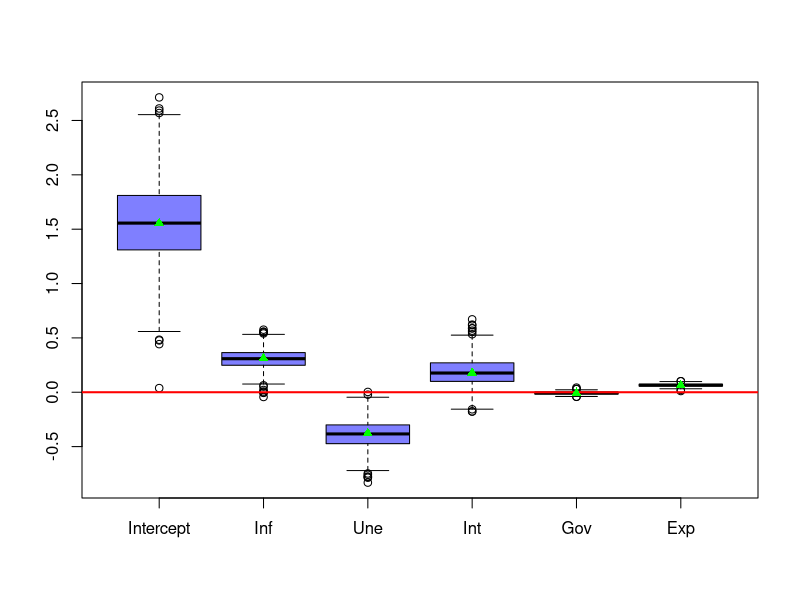
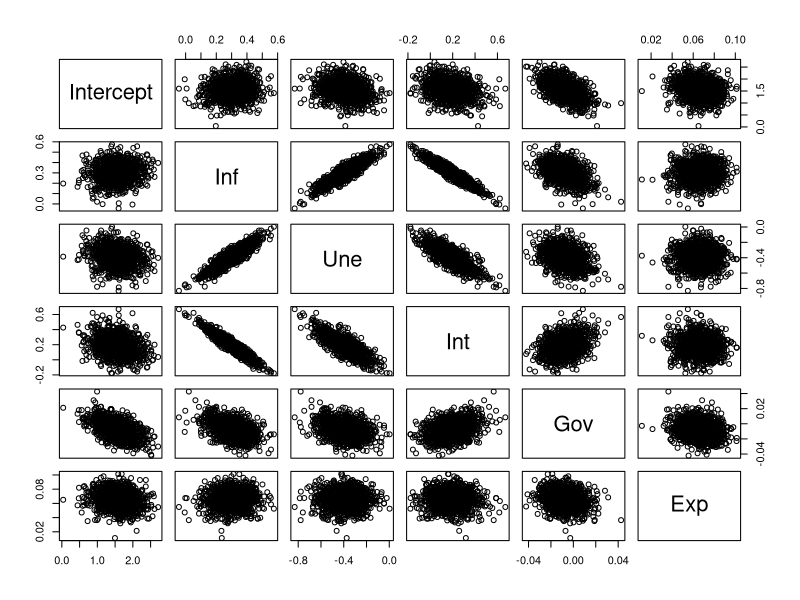
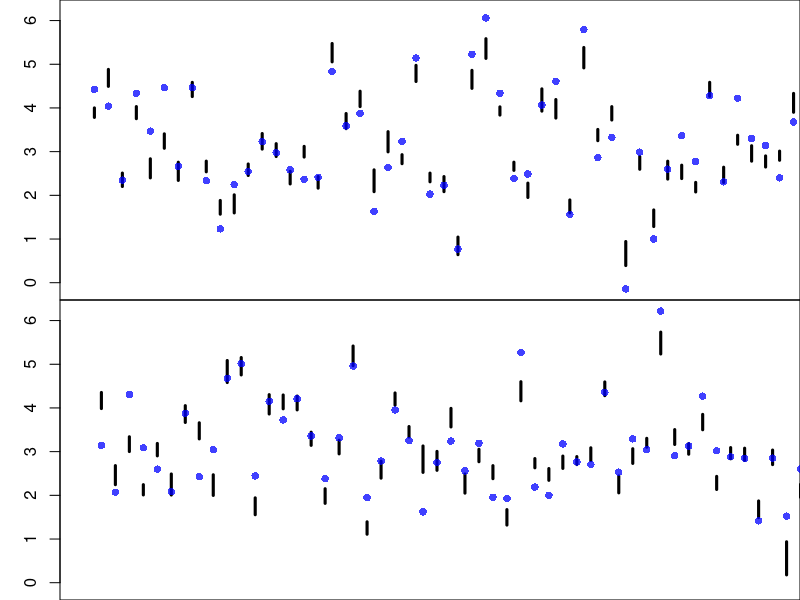
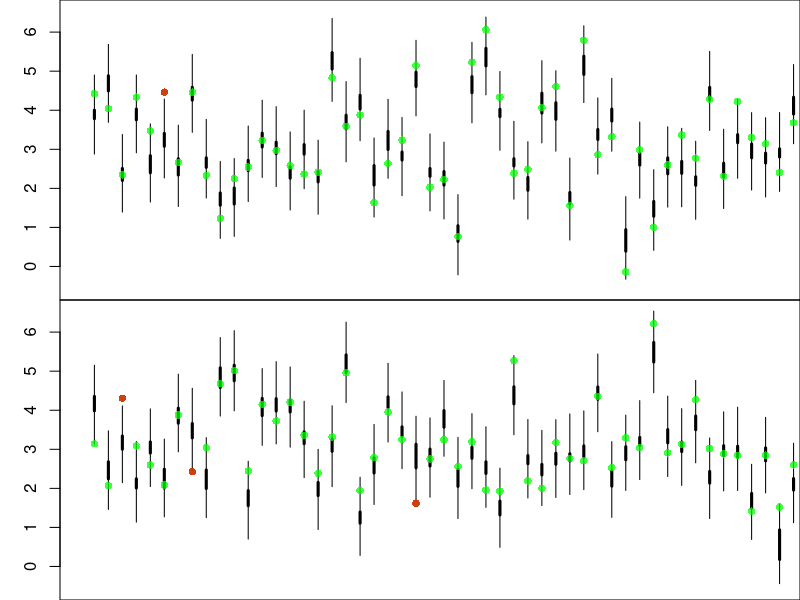

Recreate these plots in R, in order.
## ---- chunk 1
# Data Load
dat <- read.csv(file = "Gdp data.csv")

# Assigns Values
X <- as.matrix(dat[, 2:6])
y <- as.numeric(dat$gdp)

# Regression without Bootstrapping
norReg <- lm(y ~ X)

# Number of Observations
n <- nrow(X)

# Design Matrix
X <- cbind(rep(1, n), X)

# Number of Variables
p <- ncol(X)

# Number of Bootstrapping Samples
m <- 1000

# Bootstrapping Coefficient Estimates
booCoe <- matrix(data = NA, nrow = m, ncol = p)
for(i in 1:m){
  # Sample Selection
  booSel <- sample(x = 1:n, size = n, replace = TRUE)
  # Bootstrap Samples
  Xb <- X[booSel, ]
  yb <- y[booSel]
  # Coefficient Estimation
  booCoe[i, ] <- solve(t(Xb) %*% Xb, t(Xb) %*% yb)
}

# Plots the distribution for each coefficient with the point estimate without suing bootstrapping
boxplot(booCoe,
        col = rgb(0, 0, 1, 0.5),
        xaxt = "n")
axis(side = 1, at = 1:6, labels = c("Intercept", "Inf", "Une", "Int", "Gov", "Exp"))
abline(h   = 0,
       col = rgb(1, 0, 0),
       lwd = 2)
points(norReg$coefficients, pch = 17, col = rgb(0,1,0))

# Compare to the Summary of the regression without Bootstrapping
summary(norReg)
## ---- chunk 2
# Data Frame
booCoeDf <- data.frame(booCoe)
colnames(booCoeDf) <- c("Intercept", "Inf", "Une", "Int", "Gov", "Exp")
pairs(booCoeDf)
## ---- chunk 3
# Mean Estimates
yh <- booCoe %*% t(X)

# Bootstrap Prediction Quantiles 2.5% and 97.5%
booConQua <- apply(X = yh, MARGIN = 2, FUN = quantile, probs = c(0.025, 0.975))

# Plots the Intervals and Observations
# Number of Plots
numPlo <- 2
ymin <- min(y, booConQua)
ymax <- max(y, booConQua)
xmin <- 0
xmax <- n / numPlo
xSet <- matrix(data = 1:n, nrow = numPlo, ncol = n / numPlo)

# Bootstrap Confidence Intervals Plot
par(mfrow = c(numPlo, 1))
par(mar = c(0, 3, 0, 0))
for(i in 1:numPlo){
  plot(NULL,
       xlim = c(xmin, xmax),
       ylim = c(ymin, ymax),
       ylab = "GDP % Growth",
       xlab = "Countries",
       xaxt = "n")
  segments(x0  = xSet[i, ],
           x1  = xSet[i, ],
           y0  = booConQua[1, xSet[i, ]],
           y1  = booConQua[2, xSet[i, ]],
           lwd = 3)
  points(x   = xSet[i, ],
         y   = y[xSet[i, ]],
         pch = 16,
         col = rgb(0, 0, 1, 0.75))
}

# Coverage of the Bootstrap Confidence Intervals
print(paste0("Bootstrap Confidence Intervals Coverage = ", round(mean((y > booConQua[1, ]) & (y < booConQua[2, ])) * 100, 2) ))
## ---- chunk 4
### Error Bootstrapping Samples
eh <- t(t(yh) - y)

### Then we re-sample the errors
eh <- eh[sample(x = 1:(m * n), size = m * n, replace = FALSE)]

# Adds the resampled errors to the bootstrap observations sample
yp <- yh + eh

# Bootstrap Prediction Quantiles 2.5% and 97.5%
booPreQua <- apply(X = yp, MARGIN = 2, FUN = quantile, probs = c(0.025, 0.975))

# Plots the Intervals and Observations
# Number of Plots
numPlo <- 2
ymin <- min(y, booPreQua)
ymax <- max(y, booPreQua)
xmin <- 0
xmax <- n / numPlo
xSet <- matrix(data = 1:n, nrow = numPlo, ncol = n / numPlo)

# Non-Covered Observations
nonCov <- ((y > booPreQua[1, ]) & (y < booPreQua[2, ]))

# Bootstrap Confidence Intervals Plot
par(mfrow = c(numPlo, 1))
par(mar = c(0, 3, 0, 0))
for(i in 1:numPlo){
  plot(NULL,
       xlim = c(xmin, xmax),
       ylim = c(ymin, ymax),
       ylab = "GDP % Growth",
       xlab = "Countries",
       xaxt = "n")
  segments(x0  = xSet[i, ] - (i - 1),
           x1  = xSet[i, ] - (i - 1),
           y0  = booConQua[1, xSet[i, ]],
           y1  = booConQua[2, xSet[i, ]],
           lwd = 3)
  segments(x0  = xSet[i, ] - (i - 1),
           x1  = xSet[i, ] - (i - 1),
           y0  = booPreQua[1, xSet[i, ]],
           y1  = booPreQua[2, xSet[i, ]],
           lwd = 1)
  points(x   = xSet[i, ] - (i - 1),
         y   = y[xSet[i, ]],
         pch = 16,
         col = rgb(0, 1, 0, 0.75))
  points(x   = xSet[i, ][!nonCov[xSet[i, ]]] - (i - 1),
         y   = y[xSet[i, ][!nonCov[xSet[i, ]]]],
         pch = 16,
         col = rgb(1, 0, 0, 0.75))
}

# Coverage of the Bootstrap Confidence Intervals
print(paste0("Bootstrap Predictive Intervals Coverage = ", round(mean((y > booPreQua[1, ]) & (y < booPreQua[2, ])) * 100, 2) ))
